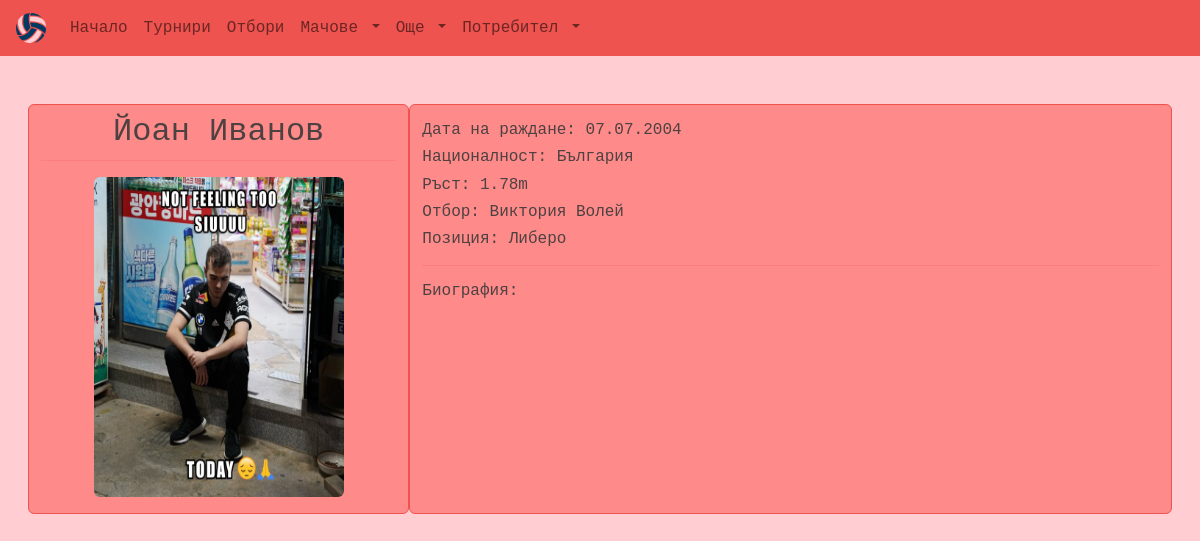
/players/fdc0dd5f8a14486f8fa2a9ba958620fd/, run on an earlier commit of the app's database.
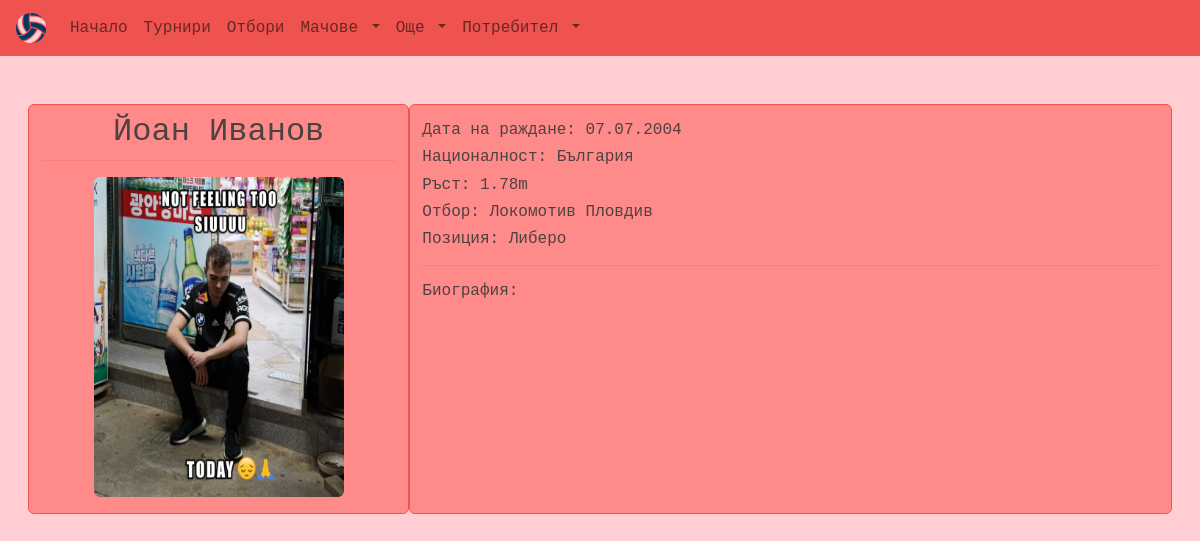
And on a later commit of the database.
### main/models.py (models this page shows, shortened)
class Player(models.Model):
    POSITIONS = (
        ('L', 'Либеро'),
        ('S', 'Разпределител'),
        ('OH', 'Посрещач'),
        ('OP',  'Диагонал'),
        ('MB', 'Център'),
    )
    id = models.UUIDField(primary_key=True, default=uuid.uuid4, editable=False)
    first_name = models.CharField(max_length=64, null=False, blank=False)
    last_name = models.CharField(max_length=64, null=False, blank=False)
    birth_date = models.DateField(null=True, blank=True)
    nationality = models.CharField(max_length=64, null=False, blank=False)
    height = models.DecimalField(decimal_places=2, max_digits=3, validators=[MinValueValidator(1), MaxValueValidator(3)], null=False, blank = False)
    team = models.ForeignKey(Team, on_delete=models.SET_NULL, null=True, blank=True)
    position = models.CharField(max_length=3, choices=POSITIONS, null=True, blank=True)
    photo = models.ImageField(upload_to="players_pics", null=True, blank=True)
    description = models.TextField(null=True, blank=True)
    class Meta:
        ordering=['team', 'last_name']

class Team(models.Model):
    id = models.UUIDField(primary_key=True, default=uuid.uuid4, editable=False)
    name = models.CharField(max_length=64, null=False, blank=False)
    coach = models.CharField(max_length=64, null=True, blank=True)
    founded_in = models.DateField(null=True, blank=True)
    location = models.CharField(max_length=64, null=False, blank=False)
    picture = models.ImageField(upload_to="teams_pics", null=True, blank=True)
    description = models.TextField(null=True, blank=True)
    class Meta:
        ordering = ['name']
    def __str__(self):
        return self.name

### main/views/views_info.py (the view)
# urls.py: path('players/<str:pk>/', views.player_info, name='player_info'),
def player_info(request, pk):
    player = Player.objects.get(id=pk)
    context = {"player": player}
    return render(request, "main/info_templates/player_info.html", context)

### main/templates/main/info_templates/player_info.html (shortened to what this page needs)
{% extends 'base.html' %}
{% block content %}
<main class="container-fluid">
    <div class="row mt-5 mx-3 mw-100 h-100">
        <div class="col-lg-4 bg-sec text-center border-main rounded">
            <h2 class="pt-2">{{player.first_name}} {{player.last_name}}</h2>
            <hr class="mt-0" style="color: var(--main-color)">
            <img class="mb-3 rounded" width="250px" height="320px" src="{{player.photo.url}}" />
        </div>
        <div class="col-lg-8 bg-sec text-left border-main rounded pt-3">
            <h5 class="h6">Дата на раждане: {{player.birth_date|date:"d.m.Y"}}</h5>
            <h5 class="h6">Националност: {{player.nationality}}</h5>
            <h5 class="h6">Ръст: {{player.height}}m</h5>
            <h5 class="h6">Отбор: <a href="{% url 'team_info' player.team.id %}"
                    class="text-decoration-none text-font link-bg">{{player.team}}</a></h5>
            <h5 class="h6">Позиция: {{player.get_position_display}}</h5>
            <hr style="color: var(--main-color)">
            <h5 class="h6">Биография:</h5>
        </div>
    </div>
</main>
{% endblock %}

What changed in the data, as far as the page shows it:
changed Player "Йоан": team "Виктория Волей" → "Локомотив Пловдив"
